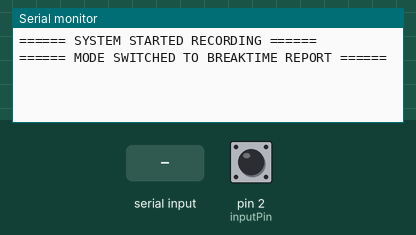
Recording of a program running on a simulated Arduino Nano Every. Shown: the last lines printed to the serial monitor. The inputs (shaded band) are chosen by the test bench; at power-on: pin 2 (inputPin) HIGH.

Above: at 2.2 s.
2.3 s: pin 2 (inputPin) pulled LOW for 0.15 s
At 3.2 s:
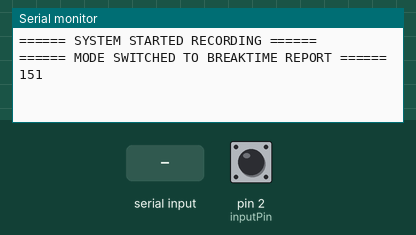
3.9 s: "2" received over Serial
At 4.9 s:
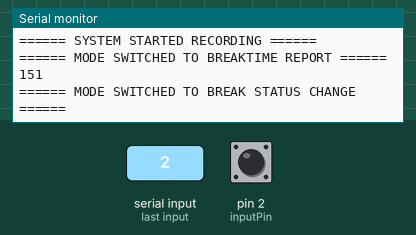
5.4 s: pin 2 (inputPin) pulled LOW for 1 s
At 6.8 s:
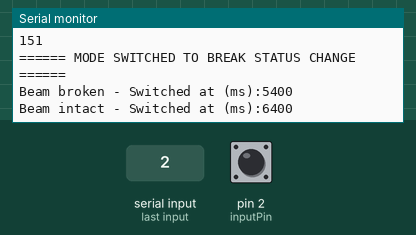
7.9 s: "3" received over Serial
At 8.5 s:
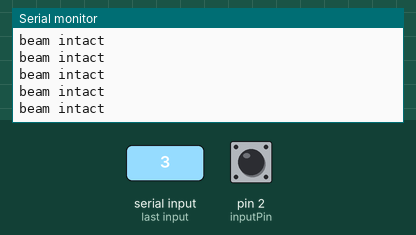
9.4 s: "p" received over Serial
10.9 s: "0" received over Serial
At 10.97 s:
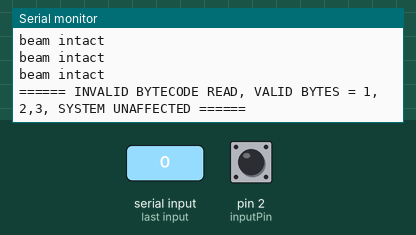

Measured:
- after the input at 2.3 s, the serial monitor: prints a new line after 0.15 s (image 1)
- after the input at 3.9 s, the serial monitor: prints a new line at once (image 2)
- after the input at 5.4 s, the serial monitor: prints a new line at once (image 3)
- after the input at 7.9 s, the serial monitor: prints a new line at once (image 4)
- after the input at 10.9 s, the serial monitor: prints a new line at once (image 5)

The program:

main.cpp
```cpp
//
// Created by Emad Muzaffar on 9/9/26.
// Main platformIO project file, this code is uploaded to the Arduino
//

#include <Arduino.h>

enum systemModeENUM {
    BREAKTIME_REPORT,
    BREAK_STATUS_CHANGE,
    RAW_TELEMETRY
};

// Constants
constexpr int inputPin = 2;
constexpr float voltageThreshold = 2.5;
const String startUpMessage = "====== SYSTEM STARTED RECORDING ======";
const String modeSwitchedTo1 = "====== MODE SWITCHED TO BREAKTIME REPORT ======";
const String modeSwitchedTo2 = "====== MODE SWITCHED TO BREAK STATUS CHANGE ======";
const String modeSwitchedTo3 = "====== MODE SWITCHED TO RAW TELEMETRY (may impact sampling rate) ======";
const String setToPlain = "====== NOW OUTPUTTING PlAIN BREAKTIME REPORT ('p' TO CHANGE) ======";
const String setToNONPlain = "====== NOW CSV BREAKTIME REPORT ('p' TO CHANGE) ======";
const String invalidByteMessage = "====== INVALID BYTECODE READ, VALID BYTES = 1,2,3, SYSTEM UNAFFECTED ======";

// System variables
systemModeENUM systemMode;
unsigned long beamBreakTime = 0;
int lastBeamStatus = LOW;
boolean plainMode = true;

void setMode(systemModeENUM newMode) {
    switch (newMode) {
        case BREAKTIME_REPORT:
            Serial.println(modeSwitchedTo1);
            break;
        case BREAK_STATUS_CHANGE:
            Serial.println(modeSwitchedTo2);
            break;
        case RAW_TELEMETRY:
            Serial.println(modeSwitchedTo3);
            break;
    }

    systemMode = newMode;

}

void setup() {
    Serial.begin(9600);
    delay(1000);

    pinMode(inputPin, INPUT_PULLUP);
    lastBeamStatus = digitalRead(inputPin);

    Serial.println(startUpMessage);
    setMode(BREAKTIME_REPORT);
}

void loop() {
    switch (systemMode) {
        case BREAKTIME_REPORT: {
            const int status = digitalRead(inputPin);
            if (status != lastBeamStatus) {
                if (status == LOW) {
                    if (plainMode == false) {
                        Serial.print("Beam broken - Switched at (ms):");
                        Serial.println(millis());
                    }
                    beamBreakTime = millis();
                    lastBeamStatus = status;
                    break;
                }
                unsigned long nowTime = millis();
                unsigned long timeSpentBroken = nowTime - beamBreakTime;
                if (plainMode == true) {
                    Serial.println(timeSpentBroken);
                    lastBeamStatus = status;
                    break;
                }
                Serial.print("Beam now intact - Switched at (ms):");
                Serial.println(millis());
                Serial.println("!! CSV LOG (dont really work rn) !!:");
                Serial.println("timeSpentBroken,firstBrokenAt,firstIntactAt");
                Serial.print(timeSpentBroken);
                Serial.print(", ");
                Serial.print(beamBreakTime);
                Serial.print(", ");
                Serial.println(nowTime);
                lastBeamStatus = status;
            }
            break;
        }
        case BREAK_STATUS_CHANGE: {
            const int status = digitalRead(inputPin);
            if (status != lastBeamStatus) {
                if (status == HIGH) {
                    Serial.print("Beam intact - Switched at (ms):");
                    Serial.println(millis());
                } else {
                    Serial.print("Beam broken - Switched at (ms):");
                    Serial.println(millis());
                }
                lastBeamStatus = status;
            }
            break;
        }
        case RAW_TELEMETRY:
            if (digitalRead(inputPin) == HIGH) {
                Serial.println("beam intact");
            } else {
                Serial.println("beam broken");
            }
            break;
    }

    if (!Serial.available()) {
        return;
    }

    int btye = Serial.read();
    switch (btye) {
        case '1':
            setMode(BREAKTIME_REPORT);
            return;
        case '2':
            setMode(BREAK_STATUS_CHANGE);
            return;
        case '3':
            setMode(RAW_TELEMETRY);
            return;
       case 'p':
            if (plainMode == true) {
                plainMode = false;
                Serial.println(setToNONPlain);
                return;
            }
            plainMode = true;
            Serial.println(setToPlain);
            return;
        default:
            Serial.println(invalidByteMessage);
    }
}
```
